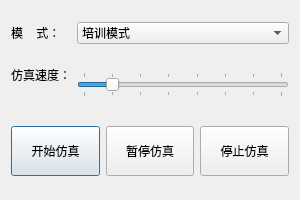
<?xml version="1.0" encoding="UTF-8"?>
<ui version="4.0">
 <class>CTrainManagerTable</class>
 <widget class="QDialog" name="CTrainManagerTable">
  <property name="geometry">
   <rect>
    <x>0</x>
    <y>0</y>
    <width>300</width>
    <height>200</height>
   </rect>
  </property>
  <property name="windowTitle">
   <string>学员培训管理</string>
  </property>
  <layout class="QVBoxLayout" name="verticalLayout">
   <property name="sizeConstraint">
    <enum>QLayout::SetDefaultConstraint</enum>
   </property>
   <property name="topMargin">
    <number>6</number>
   </property>
   <property name="bottomMargin">
    <number>6</number>
   </property>
   <item>
    <layout class="QHBoxLayout" name="horizontalLayout">
     <item>
      <widget class="QLabel" name="label">
       <property name="maximumSize">
        <size>
         <width>60</width>
         <height>16777215</height>
        </size>
       </property>
       <property name="text">
        <string>模    式：</string>
       </property>
      </widget>
     </item>
     <item>
      <widget class="QComboBox" name="comboSimuMode">
       <item>
        <property name="text">
         <string>培训模式</string>
        </property>
       </item>
       <item>
        <property name="text">
         <string>考试模式</string>
        </property>
       </item>
      </widget>
     </item>
    </layout>
   </item>
   <item>
    <layout class="QHBoxLayout" name="horizontalLayout_2">
     <property name="spacing">
      <number>6</number>
     </property>
     <property name="sizeConstraint">
      <enum>QLayout::SetDefaultConstraint</enum>
     </property>
     <property name="bottomMargin">
      <number>0</number>
     </property>
     <item>
      <layout class="QVBoxLayout" name="verticalLayout_3">
       <item>
        <widget class="QLabel" name="label_3">
         <property name="text">
          <string>仿真速度：</string>
         </property>
        </widget>
       </item>
       <item>
        <widget class="QLabel" name="labelSimuSpeed">
         <property name="text">
          <string/>
         </property>
         <property name="alignment">
          <set>Qt::AlignCenter</set>
         </property>
        </widget>
       </item>
      </layout>
     </item>
     <item>
      <layout class="QVBoxLayout" name="verticalLayout_2">
       <property name="spacing">
        <number>0</number>
       </property>
       <property name="sizeConstraint">
        <enum>QLayout::SetDefaultConstraint</enum>
       </property>
       <item>
        <widget class="QSlider" name="sliderSimuSpeed">
         <property name="minimum">
          <number>0</number>
         </property>
         <property name="maximum">
          <number>7</number>
         </property>
         <property name="pageStep">
          <number>1</number>
         </property>
         <property name="value">
          <number>1</number>
         </property>
         <property name="sliderPosition">
          <number>1</number>
         </property>
         <property name="orientation">
          <enum>Qt::Horizontal</enum>
         </property>
         <property name="invertedAppearance">
          <bool>false</bool>
         </property>
         <property name="invertedControls">
          <bool>false</bool>
         </property>
         <property name="tickPosition">
          <enum>QSlider::TicksBothSides</enum>
         </property>
        </widget>
       </item>
      </layout>
     </item>
    </layout>
   </item>
   <item>
    <layout class="QHBoxLayout" name="horizontalLayout_3">
     <item>
      <widget class="QPushButton" name="buttonSimuStart">
       <property name="minimumSize">
        <size>
         <width>50</width>
         <height>50</height>
        </size>
       </property>
       <property name="text">
        <string>开始仿真</string>
       </property>
      </widget>
     </item>
     <item>
      <widget class="QPushButton" name="buttonSimuPause">
       <property name="minimumSize">
        <size>
         <width>50</width>
         <height>50</height>
        </size>
       </property>
       <property name="text">
        <string>暂停仿真</string>
       </property>
      </widget>
     </item>
     <item>
      <widget class="QPushButton" name="buttonSimuStop">
       <property name="minimumSize">
        <size>
         <width>50</width>
         <height>50</height>
        </size>
       </property>
       <property name="text">
        <string>停止仿真</string>
       </property>
      </widget>
     </item>
    </layout>
   </item>
  </layout>
 </widget>
 <resources/>
 <connections/>
</ui>
